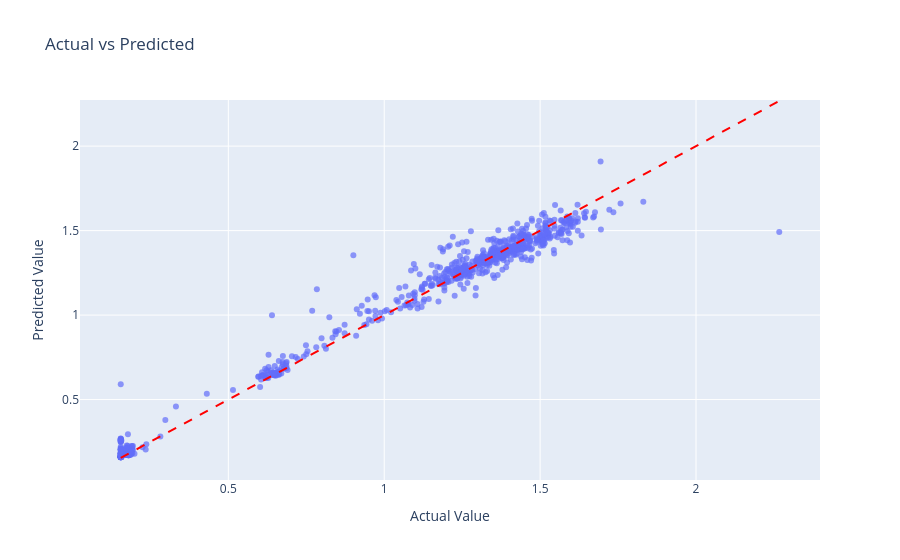

Write notebook code for a chart like this one.
### Code cell
# Create DataFrame
ap_df = pd.DataFrame({
    "Actual": y_test,
    "Predicted": y_test_pred
}, index=y_test.index)

# Interactive scatter plot
fig = px.scatter(
    ap_df,
    x="Actual",
    y="Predicted",
    title="Actual vs Predicted",
    labels={
        "Actual": "Actual Value",
        "Predicted": "Predicted Value"
    },
    opacity=0.7
)

# Add perfect prediction line (y = x)
min_val = min(ap_df.min())
max_val = max(ap_df.max())
fig.add_shape(
    type="line",
    x0=min_val,
    y0=min_val,
    x1=max_val,
    y1=max_val,
    line=dict(dash="dash", color="red"),
)

fig.show()

### Figure 1 — Plotly figure (JSON) as saved in the notebook; plotly's stock layout.template omitted (floating-point values rounded to 4 significant figures; data arrays with more than 128 entries replaced by an {"elided": "..."} marker saying what was removed)
{"data": [{"hovertemplate": "Actual Value=%{x}<br>Predicted Value=%{y}<extra></extra>", "legendgroup": "", "marker": {"color": "#636efa", "opacity": 0.7, "symbol": "circle"}, "mode": "markers", "name": "", "orientation": "v", "showlegend": false, "type": "scatter", "x": {"elided": "766 float values"}, "xaxis": "x", "y": {"elided": "766 float values"}, "yaxis": "y"}], "layout": {"legend": {"tracegroupgap": 0}, "shapes": [{"line": {"color": "red", "dash": "dash"}, "type": "line", "x0": 0.155, "x1": 2.267, "y0": 0.155, "y1": 2.267}], "title": {"text": "Actual vs Predicted"}, "xaxis": {"anchor": "y", "domain": [0, 1], "title": {"text": "Actual Value"}}, "yaxis": {"anchor": "x", "domain": [0, 1], "title": {"text": "Predicted Value"}}}}
